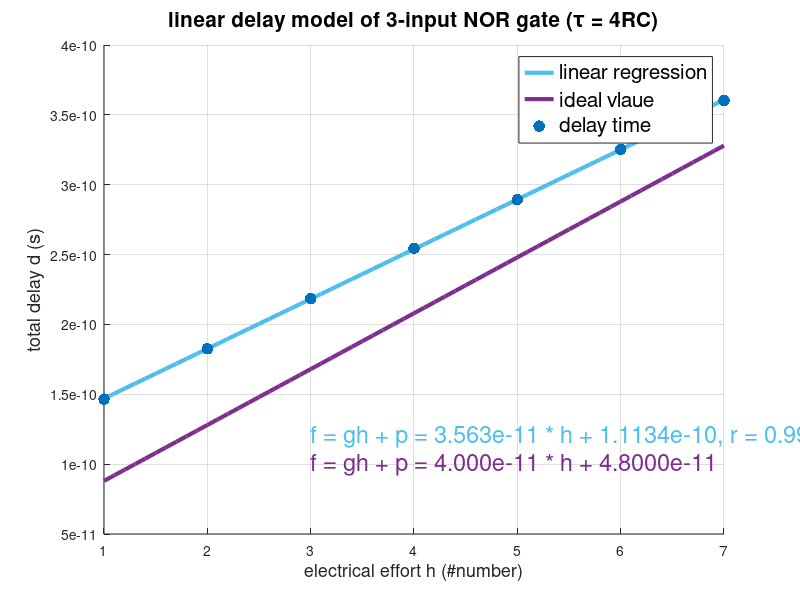

The MATLAB source for this figure:
clc, clear, close all
h = [1, 2, 3, 4, 5, 6, 7];
delay_time = [146.5228e-12, 182.5917e-12, 218.4642e-12, ...
    254.4837e-12, 289.3432e-12, 325.2950e-12, 360.3082e-12];
fit = polyfit(h, delay_time, 1);

xfit = h(1):0.1:h(end);
yfit = fit(1) * xfit + fit(2);
coff = corrcoef(h, delay_time);

xideal = h(1):0.1:h(end);
yideal = (2.5 * xideal + 3) * 16e-12;

grid on;
hold on;
plot(xfit, yfit, 'LineWidth', 3, 'Color', '#4DBEEE');
plot(xideal, yideal, 'LineWidth', 3, 'Color', '#7E2F8E');
scatter(h, delay_time, 70, 'filled');
hold off;

title('linear delay model of 3-input NOR gate (\tau = 4RC)', 'FontSize',15);
xlabel('electrical effort h (#number)', 'FontSize',13);
ylabel('total delay d (s)', 'FontSize',13);
reg_txt = ['f = gh + p = ', num2str(fit(1)), ' * h + ', num2str(fit(2)), ', r = ', num2str(coff(1, 2))]; 
text(3, 1.2e-10, reg_txt,'Color', '#4DBEEE', 'FontSize',17);
text(3, 1e-10, 'f = gh + p = 4.000e-11 * h + 4.8000e-11', 'Color', '#7E2F8E', 'FontSize',17)
legend('linear regression', 'ideal vlaue', 'delay time', 'FontSize',15);